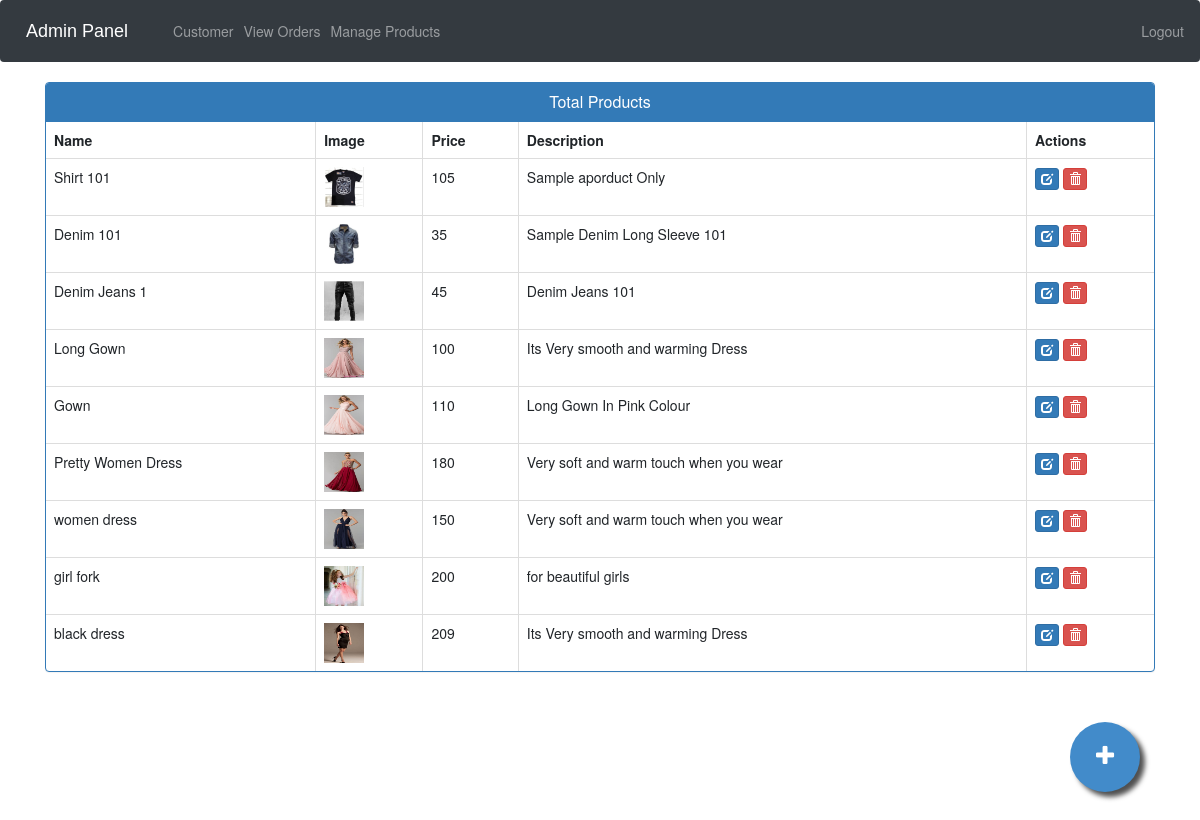
The page /admin-products (signed in) on the database its author committed.
### ecom/models.py (models this page shows, shortened)
class Product(models.Model):
    name=models.CharField(max_length=40)
    product_image= models.ImageField(upload_to='product_image/',null=True,blank=True)
    price = models.PositiveIntegerField()
    description=models.CharField(max_length=40)

### ecom/views.py (the view)
# urls.py: path('admin-products', views.admin_products_view,name='admin-products'),
@login_required(login_url='adminlogin')
def admin_products_view(request):
    products=models.Product.objects.all()
    return render(request,'ecom/admin_products.html',{'products':products})

### templates/ecom/admin_products.html (shortened to what this page needs)
{% extends 'ecom/admin_base.html' %}
{% load static %}
{% block content %}
<head>
  <link href="//netdna.bootstrapcdn.com/bootstrap/3.0.0/css/bootstrap.min.css" rel="stylesheet" id="bootstrap-css">
</head>
<div class="container">
  <div class="panel panel-primary">
    <div class="panel-heading">
      <h6 class="panel-title">Total Products</h6>
    </div>
    <table class="table table-hover table-bordered" id="dev-table">
      <thead>
        <tr>
          <th>Name</th>
          <th>Image</th>
          <th>Price</th>
          <th>Description</th>
          <th>Actions</th>
        </tr>
      </thead>
      {% for p in products %}
  {% if p %}
      <tr>
        <td> {{p.name}}</td>
        <td> <img src="{% static p.product_image.url %}" alt="Profile Pic" height="40px" width="40px" /></td>
        <td>{{p.price}}</td>
        <td>{{p.description}}</td>
        <td><a class="btn btn-primary btn-xs" href="{% url 'update-product' p.id  %}"><span class="glyphicon glyphicon-edit"></span></a>
          <a class="btn btn-danger btn-xs" href="{% url 'delete-product' p.id  %}"><span class="glyphicon glyphicon-trash"></span></a></td>
      </tr>
      {%else%}
      <br><br><br>
      <h1>No Products!!</h1>
      {% endif %}
      {% endfor %}
    </table>
  </div>
</div>
<a href="/admin-add-product" class="float">
<i class="fa fa-plus my-float"></i>
</a>
{% endblock content %}

### templates/ecom/admin_base.html (style rules this page uses)
.fa { font-size: 23px; width: 2em; height: 2em; text-align: center; text-decoration: none; margin: 5px 2px; border-radius: 50%; padding-top: 0.5em; }

### templates/ecom/admin_products.html (style rules this page uses)
a:link { text-decoration: none; }
h6 { text-align: center; }
.float { position:fixed; width:70px; height:70px; bottom:60px; right:60px; background-color:#428bca; color:#FFF; border-radius:50px; text-align:center; box-shadow: 5px 5px 5px #505050; }
.my-float { margin-top:22px; }
.fa { padding: 0em 0.5em; }

### rows shown on the page
Product: name "Shirt 101", product_image (picture), price "105", description "Sample aporduct Only"
Product: name "Denim 101", product_image (picture), price "35", description "Sample Denim Long Sleeve 101"
Product: name "Denim Jeans 1", product_image (picture), price "45", description "Denim Jeans 101"
Product: name "Long Gown", product_image (picture), price "100", description "Its Very smooth and warming Dress"
Product: name "Gown", product_image (picture), price "110", description "Long Gown In Pink Colour"
Product: name "Pretty Women Dress", product_image (picture), price "180", description "Very soft and warm touch when you wear"
Product: name "women dress", product_image (picture), price "150", description "Very soft and warm touch when you wear"
Product: name "girl fork", product_image (picture), price "200", description "for beautiful girls"
Product: name "black dress", product_image (picture), price "209", description "Its Very smooth and warming Dress"
